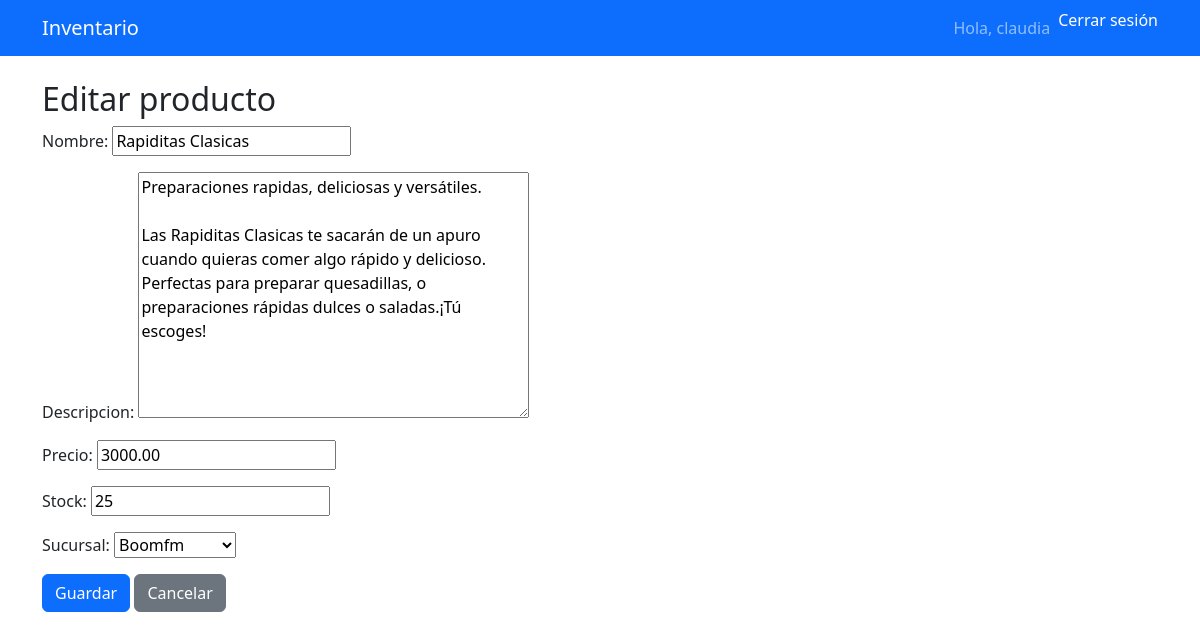
The app's page /productos/3/editar/ (signed in) with its own data.
### inventario/models.py (models this page shows, shortened)
class Producto(models.Model):
    nombre = models.CharField(max_length=100)
    descripcion = models.TextField(blank=True, null=True)
    precio = models.DecimalField(max_digits=10, decimal_places=2)
    stock = models.PositiveIntegerField(default=0)
    sucursal = models.ForeignKey(Sucursal, on_delete=models.CASCADE, related_name='productos')
    fecha_creacion = models.DateTimeField(auto_now_add=True)

class Sucursal(models.Model):
    nombre = models.CharField(max_length=150)
    direccion = models.CharField(max_length=250, blank=True)
    telefono = models.CharField(max_length=50, blank=True)
    created_at = models.DateTimeField(auto_now_add=True)
    def __str__(self):
        return self.nombre

### inventario/views_productos.py (the view)
# urls.py: path('productos/<int:pk>/editar/', views_productos.ProductoUpdateView.as_view(), name='producto_update'),
class ProductoUpdateView(LoginRequiredMixin, UpdateView):
    model = Producto
    form_class = ProductoForm
    template_name = 'inventario/producto_form.html'
    success_url = reverse_lazy('producto_list')
    def get_queryset(self):
        rol, sucursales_qs = role_and_sucursales(self.request.user)
        if rol == 'Administrador':
            return Producto.objects.all()
        return Producto.objects.filter(sucursal__in=sucursales_qs)
    def get_form_kwargs(self):
        kwargs = super().get_form_kwargs()
        kwargs['user'] = self.request.user
        return kwargs

### inventario/forms.py
class ProductoForm(forms.ModelForm):
    class Meta:
        model = Producto
        fields = ['nombre', 'descripcion', 'precio', 'stock', 'sucursal']
    def __init__(self, *args, **kwargs):
        user = kwargs.pop('user', None)  # le pasaremos el user desde la vista
        super().__init__(*args, **kwargs)
        if user and user.is_authenticated:
            rol, sucursales_qs = role_and_sucursales(user)
            if rol != 'Administrador':
                self.fields['sucursal'].queryset = sucursales_qs

### inventario/context_processors.py (called while the page is built, shortened)
def role_context(request):
    role = None
    if request.user.is_authenticated:
        perfil = getattr(request.user, 'perfil', None)
        role = getattr(perfil, 'rol', None)
    return {'role': role}

### inventario/permissions.py (called while the page is built)
def role_and_sucursales(user):
    perfil = getattr(user, 'perfil', None)
    if not perfil:
        return None, Sucursal.objects.none()
    rol = perfil.rol
    if rol == 'Administrador':
        return rol, Sucursal.objects.all()
    return rol, perfil.sucursales.all()

### templates/inventario/producto_form.html (shortened to what this page needs)
{% extends "base.html" %}
{% block content %}
<h2>{{ form.instance.pk|yesno:"Editar producto,Nuevo producto" }}</h2>
<form method="post">
  {{ form.as_p }}
  <button class="btn btn-primary" type="submit">Guardar</button>
  <a class="btn btn-secondary" href="{% url 'producto_list' %}">Cancelar</a>
</form>
{% endblock %}

### templates/base.html (shortened to what this page needs)
<!doctype html>
<html lang="es">
<head>
  <link href="https://cdn.jsdelivr.net/npm/bootstrap@5.3.2/dist/css/bootstrap.min.css" rel="stylesheet">
</head>
<body>
  <nav class="navbar navbar-expand-lg navbar-dark bg-primary">
    <div class="container">
      <a class="navbar-brand" href="{% url 'home' %}">Inventario</a>
      <div class="collapse navbar-collapse" id="navMain">
        <ul class="navbar-nav ms-auto">
          {% if user.is_authenticated %}
            <li class="nav-item">
              <span class="nav-link">Hola, {{ user.username }}</span>
            </li>
            <li class="nav-item">
              <form method="post" action="{% url 'logout' %}" style="display:inline;">
                <button type="submit" class="nav-link btn btn-link" style="padding: 0; margin: 0; color: white; text-decoration: none;">
                  Cerrar sesión
                </button>
              </form>
            </li>
          {% else %}
            <li class="nav-item">
              <a class="nav-link" href="{% url 'login' %}">Ingresar</a>
            </li>
          {% endif %}
        </ul>
      </div>
    </div>
  </nav>
  <main class="container py-4">
    {% block content %}{% endblock %}
  </main>
</body>
</html>

### records on screen
Producto: instance.pk "Editar producto", nombre "Rapiditas Clasicas", descripcion "Preparaciones rapidas, deliciosas y versátiles. Las Rapiditas Clasicas te sacarán de un apuro cuando quieras comer algo rápido y delicioso. Perfectas para preparar quesadillas, o preparaciones rápidas dulces o saladas.¡Tú escoges!", precio "3000.00", stock "25", sucursal "Boomfm"

### other values on screen
{{ user.username }} "claudia"
